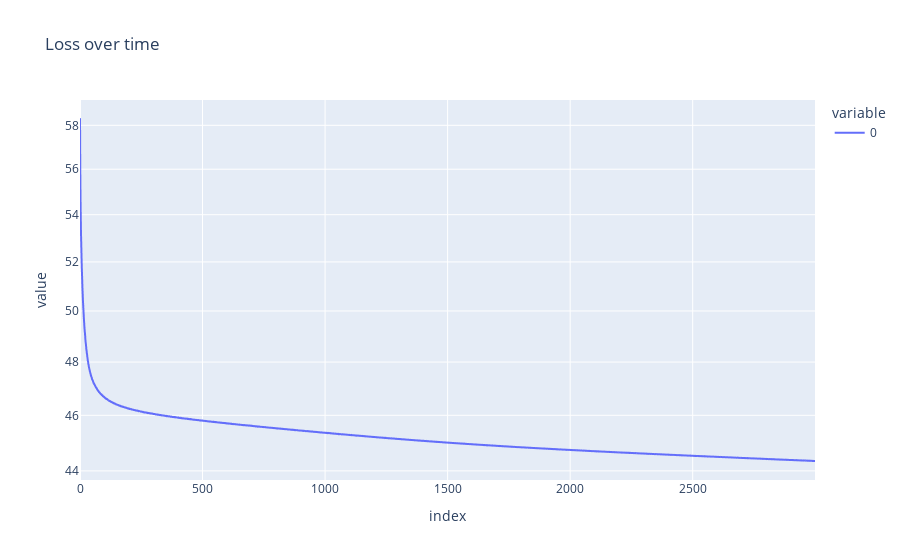

Notebook code cell kept with this figure:
### Code cell
px.line(losses, title='Loss over time', log_y=True)

### Figure 1 — Plotly figure (JSON) as saved in the notebook; plotly's stock layout.template omitted (floating-point values rounded to 4 significant figures; data arrays with more than 128 entries replaced by an {"elided": "..."} marker saying what was removed)
{"data": [{"hovertemplate": "variable=0<br>index=%{x}<br>value=%{y}<extra></extra>", "legendgroup": "0", "line": {"color": "#636efa", "dash": "solid"}, "marker": {"symbol": "circle"}, "mode": "lines", "name": "0", "showlegend": true, "type": "scattergl", "x": {"elided": "3000 int values"}, "xaxis": "x", "y": {"elided": "3000 float values"}, "yaxis": "y"}], "layout": {"legend": {"title": {"text": "variable"}, "tracegroupgap": 0}, "title": {"text": "Loss over time"}, "xaxis": {"anchor": "y", "domain": [0, 1], "title": {"text": "index"}}, "yaxis": {"anchor": "x", "domain": [0, 1], "title": {"text": "value"}, "type": "log"}}}
